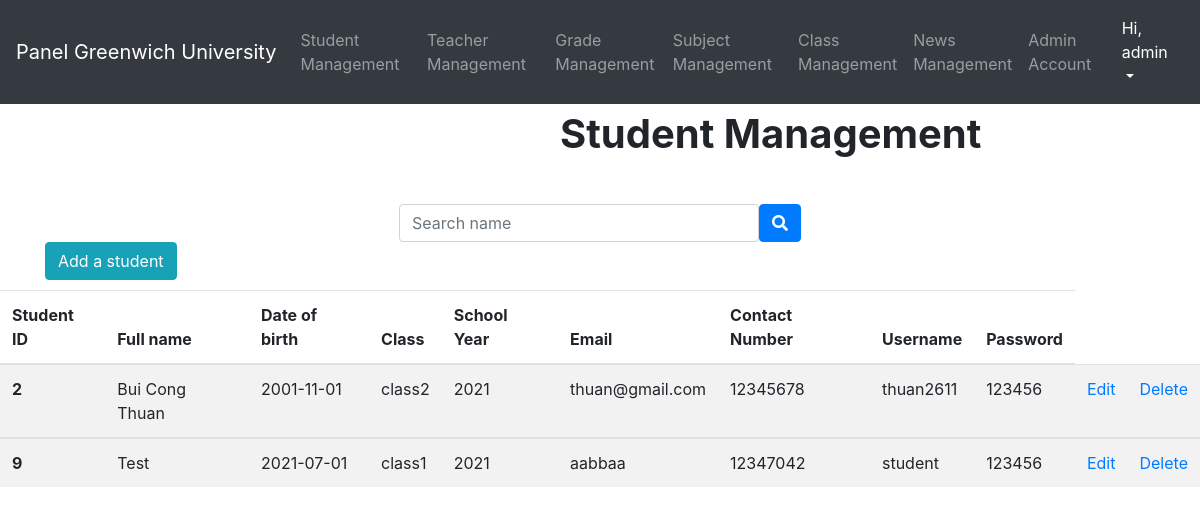
The app's page /Admin/Management/studentManagement.php (signed in) with its own data.
### tables this page shows
CREATE TABLE `student` (
  `StudentID` int(5) UNSIGNED NOT NULL,
  `Full_name` varchar(30) NOT NULL,
  `Date_of_birth` date NOT NULL,
  `ClassID` int(5) NOT NULL,
  `SchoolYear` varchar(5) NOT NULL,
  `Email` varchar(100) NOT NULL,
  `ContactNumber` varchar(11) NOT NULL,
  `Username` varchar(30) NOT NULL,
  `Password` varchar(50) NOT NULL
);

CREATE TABLE `class` (
  `ClassID` int(5) NOT NULL,
  `ClassName` varchar(20) NOT NULL
);

### Admin/Management/studentManagement.php (the view, shortened to what this page needs)
<!doctype html>
<html>
<head>
<link rel='stylesheet' href='https://use.fontawesome.com/releases/v5.3.1/css/all.css'>
</head>
<body>
	<?php include 'panel.php' ?>
	<b>Student Management</b>
	<form action="" method="post">
	<div class="input-group search">
 		<div class="form-outline search_bar">
    	<input type="text" name="search" placeholder="Search name" class="form-control" />
  		</div>
  		<button type="submit"  name="submit" class="btn btn-primary">
    	<i class="fas fa-search"></i>
  		</button>
	</div>
	</form>
	<div class="container add" style="margin-top: 30px;">
  <button type="button" class="btn btn-info btn-round" data-toggle="modal" data-target="#add">
    Add a student
  </button>
	</div>
	<table class="table table-striped">
  <thead>
    <tr>
      <th scope="col">Student ID</th>
      <th scope="col">Full name</th>
      <th scope="col">Date of birth</th>
      <th scope="col">Class</th>
	  <th scope="col">School Year</th>
      <th scope="col">Email</th>
      <th scope="col">Contact Number</th>
      <th scope="col">Username</th>
	  <th scope="col">Password</th>
    </tr>
  </thead>
	<?php
	require_once '../Login/logindb.php';
	$addQuery='';
	$query = 'SELECT student.StudentID, student.Full_name, student.Date_of_birth, student.SchoolYear, student.Email, student.ContactNumber, student.Username, student.Password, class.ClassName FROM student, class WHERE student.ClassID = class.ClassID '.$addQuery.'';
	$result = $conn->query($query);
	while($row = mysqli_fetch_array($result))
    {
?>
  <tbody>
    <tr>
      <th scope="row"><?php echo $row['StudentID']?></th>
      <td><?php echo $row['Full_name']?></td>
      <td><?php echo $row['Date_of_birth']?></td>
      <td><?php echo $row['ClassName']?></td>
		<td><?php echo $row['SchoolYear']?></td>
		<td><?php echo $row['Email']?></td>
		<td><?php echo $row['ContactNumber']?></td>
		<td><?php echo $row['Username']?></td>
		<td><?php echo $row['Password']?></td>
		<td><a href="../Function/editStudent.php?id=<?php echo $row['StudentID']; ?>">Edit</a></td>
    	<td><a href="../Function/deleteStudent.php?id=<?php echo $row['StudentID']; ?>">Delete</a></td>
    </tr>
  </tbody>
		<?php
	}
	?>
</table>
</body>
</html>

### Admin/Management/panel.php (shortened to what this page needs)
<!DOCTYPE html>
<html lang="en">
<head>
	<link rel="stylesheet" href="panel.css">
  <link rel='stylesheet' href='https://cdnjs.cloudflare.com/ajax/libs/twitter-bootstrap/4.1.2/css/bootstrap.min.css'>
	<link rel='stylesheet' href='https://use.fontawesome.com/releases/v5.3.1/css/all.css'>
</head>
<body>
<nav class="navbar navbar-expand-sm bg-dark navbar-dark">
  <a class="navbar-brand" href="#">Panel Greenwich University</a>
  <ul class="navbar-nav">
    <li class="nav-item">
      <a class="nav-link" href="studentManagement.php">Student Management</a>
    </li>
    <li class="nav-item">
      <a class="nav-link" href="teacherManagement.php">Teacher Management</a>
    </li>
	  <li class="nav-item">
      <a class="nav-link" href="gradeManagement.php">Grade Management</a>
    </li>
	  <li class="nav-item">
      <a class="nav-link" href="subjectManagement.php">Subject Management</a>
    </li>
	  <li class="nav-item">
      <a class="nav-link" href="classManagement.php">Class Management</a>
    </li>
	  <?php
	  	if($_SESSION['permission'] == 1)
		{?>
	  <li class="nav-item">
      <a class="nav-link" href="newsManagement.php">News Management</a>
    </li>
	  <li class="nav-item">
      <a class="nav-link" href="adminAccountManagement.php">Admin Account</a>
    </li>
	<?php }
	  ?>
	</ul>
	<ul class="navbar-nav ml-auto">
		 		  <li class="nav-item">
			  <a class="nav-link dropdown-toggle active" data-toggle="dropdown" href="#"> Hi, <?php echo $_SESSION["username"]; ?></a>
		  </li>
	  </ul>
</nav>
</body>
</html>

### Admin/Management/panel.css (style rules this page uses)
body { font-family: Arial, Helvetica, sans-serif; }
* { box-sizing: border-box; }
b { font-size: 40px; justify-content: center; margin-left: 560px; }

### Admin/Management/studentManagement.php (style rules this page uses)
b { font-size: 40px; justify-content: center; margin-left: 560px; }
.search { justify-content: center; margin-top: 40px; margin-bottom: -30px; }
.search_bar { width: 30%; }
.add { margin-bottom: 10px; margin-top: -10px; }

### records on screen
student: StudentID "2", Full_name "Bui Cong Thuan", Date_of_birth "2001-11-01", ClassID.ClassName "class2", SchoolYear "2021", Email "thuan@gmail.com", ContactNumber "12345678", Username "thuan2611", Password "123456"
student: StudentID "9", Full_name "Test", Date_of_birth "2021-07-01", ClassID.ClassName "class1", SchoolYear "2021", Email "aabbaa", ContactNumber "12347042", Username "student", Password "123456"

### other values on screen
$_SESSION["username"] "admin"
